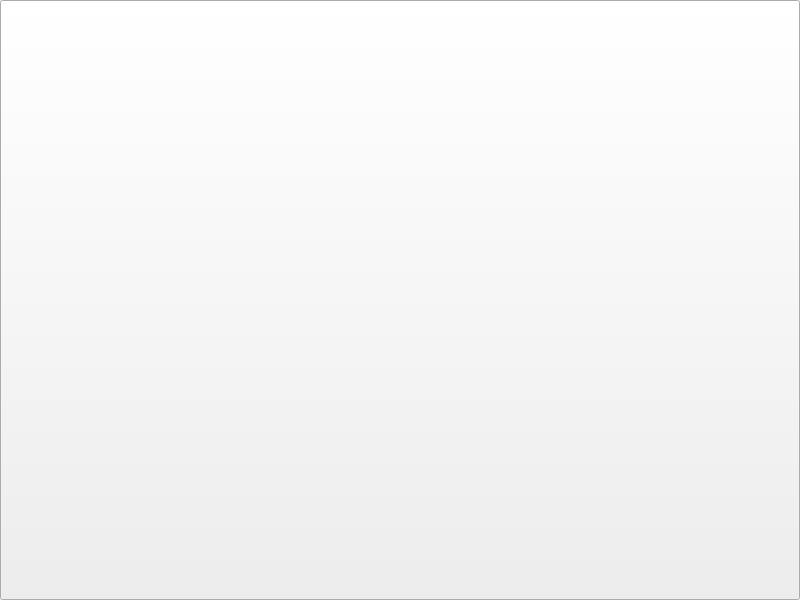
<?xml version="1.0" encoding="UTF-8"?>
<ui version="4.0">
 <class>j1mx6</class>
 <widget class="QMainWindow" name="j1mx6">
  <property name="geometry">
   <rect>
    <x>0</x>
    <y>0</y>
    <width>800</width>
    <height>600</height>
   </rect>
  </property>
  <property name="windowTitle">
   <string>MainWindow</string>
  </property>
  <widget class="QWidget" name="centralwidget">
   <widget class="QPushButton" name="pushButton">
    <property name="geometry">
     <rect>
      <x>0</x>
      <y>0</y>
      <width>800</width>
      <height>600</height>
     </rect>
    </property>
    <property name="text">
     <string/>
    </property>
   </widget>
  </widget>
 </widget>
 <resources/>
 <connections/>
</ui>
